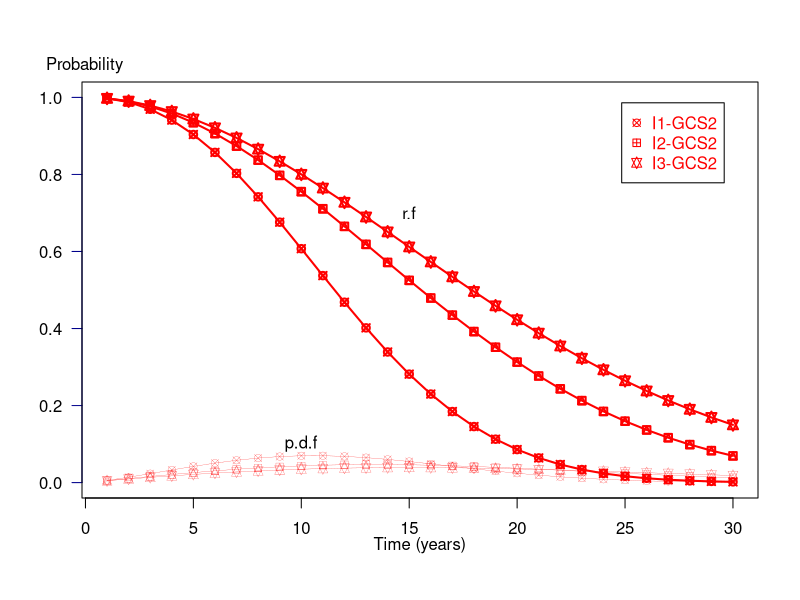

Write R code to recreate this figure.
# Evolution
data=read.csv("survival-failureprobability.csv", header=T)
data=data.frame(data)
YearMax<-30
interventionno<-length(data[,1])
survivalweib<-function(x,a,b){exp(-a*x^b)}
failureweib<-function(x,a,b){a*b*x^(b-1)*exp(-a*x^b)}
x=c(1:YearMax)

#"I2-GCS1"
plot(survivalweib(x,data$alpha[4], data$m[4]),pch=13,axes=FALSE,ylim=c(0,1),ylab="", xlab="",col="red",type="o",lwd=2)
axis(2, ylim=c(0,1),col="darkblue",las=1)  ## las=1 makes horizontal labels
mtext(expression(paste("Probability")),side=3,line=0.2, adj = -0.06 )
axis(1,pretty(range(x),10))
mtext(expression(paste("Time (years)")),side=1,col="black",line=2)  
box()

text(10, 0.1,"p.d.f")
text(15, 0.7,"r.f")


par(new=TRUE)
#"I2-GCS2"
plot(survivalweib(x,data$alpha[5], data$m[5]),pch=14,axes=FALSE,ylim=c(0,1),ylab="", xlab="",col="red",type="o",lwd=2)
par(new=TRUE)
#"I3-GCS2"
plot(survivalweib(x,data$alpha[6], data$m[6]),pch=11,axes=FALSE,ylim=c(0,1),ylab="", xlab="",col="red",type="o",lwd=2)

#failure probability
par(new=TRUE)
#"I1-GCS2"
plot(failureweib(x,data$alpha[4], data$m[4]),pch=13,axes=FALSE,ylim=c(0,1),ylab="", xlab="",col="red",type="o",lwd=0.2)
par(new=TRUE)
#"I2-GCS2"
plot(failureweib(x,data$alpha[5], data$m[5]),pch=14,axes=FALSE,ylim=c(0,1),ylab="", xlab="",col="red",type="o",lwd=0.2)
par(new=TRUE)
#"I3-GCS2"
plot(failureweib(x,data$alpha[6], data$m[6]),pch=11,axes=FALSE,ylim=c(0,1),ylab="", xlab="",col="red",type="o",lwd=0.2)



## Add Legend
legend("topright",inset=.05,legend=c("I1-GCS2","I2-GCS2","I3-GCS2"),text.col=c("red","red","red"),pch=c(13,12,11),col=c("red","red","red"),horiz=F)
#legend("topright",inset=.02,legend=c("I1-GCS1","I2-GCS1","I3-GCS1","I1-GCS2","I2-GCS2","I3-GCS2","I1-GCS3","I2-GCS3","I3-GCS3"),text.col=c("blue1","blue1","blue1","red","red","red","darkmagenta","darkmagenta","darkmagenta"),pch=c(16,15,14,13,12,11,10,9,8),col=c("blue1","blue1","blue1","red","red","red","darkmagenta","darkmagenta","darkmagenta"),horiz=F)

#plot the cdf
